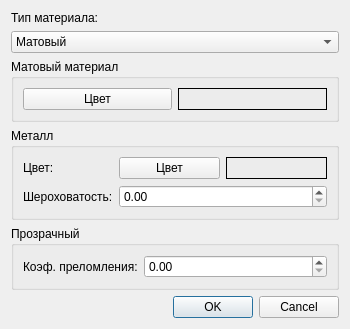
<?xml version="1.0" encoding="UTF-8"?>
<ui version="4.0">
 <class>MaterialDialog</class>
 <widget class="QDialog" name="MaterialDialog">
  <property name="windowTitle">
   <string>Создать материал</string>
  </property>
  <property name="geometry">
   <rect>
    <x>0</x>
    <y>0</y>
    <width>350</width>
    <height>180</height>
   </rect>
  </property>
  <layout class="QVBoxLayout" name="verticalLayout">
   <item>
    <widget class="QLabel" name="label">
     <property name="text">
      <string>Тип материала:</string>
     </property>
    </widget>
   </item>
   <item>
    <widget class="QComboBox" name="typeComboBox">
     <item>
      <property name="text">
       <string>Матовый</string>
      </property>
     </item>
     <item>
      <property name="text">
       <string>Металл</string>
      </property>
     </item>
     <item>
      <property name="text">
       <string>Прозрачный</string>
      </property>
     </item>
    </widget>
   </item>

   <!-- Матовый (Lambertian) -->
   <item>
    <widget class="QGroupBox" name="lambertianGroup">
     <property name="title">
      <string>Матовый материал</string>
     </property>
     <layout class="QHBoxLayout" name="lambertianLayout">
      <item>
       <widget class="QPushButton" name="lambertianColorButton">
        <property name="text">
         <string>Цвет</string>
        </property>
       </widget>
      </item>
      <item>
       <widget class="QLabel" name="lambertianColorPreview">
        <property name="minimumSize">
         <size>
          <width>30</width>
          <height>20</height>
         </size>
        </property>
        <property name="frameShape">
         <enum>QFrame::Box</enum>
        </property>
        <property name="text"/>
       </widget>
      </item>
     </layout>
    </widget>
   </item>

   <!-- Металл -->
   <item>
    <widget class="QGroupBox" name="metalGroup">
     <property name="title">
      <string>Металл</string>
     </property>
     <layout class="QFormLayout" name="metalLayout">
      <item row="0" column="0">
       <widget class="QLabel" name="label_metal_color">
        <property name="text">
         <string>Цвет:</string>
        </property>
       </widget>
      </item>
      <item row="0" column="1">
       <layout class="QHBoxLayout" name="metalColorLayout">
        <item>
         <widget class="QPushButton" name="metalColorButton">
          <property name="text">
           <string>Цвет</string>
          </property>
         </widget>
        </item>
        <item>
         <widget class="QLabel" name="metalColorPreview">
          <property name="minimumSize">
           <size>
            <width>30</width>
            <height>20</height>
           </size>
          </property>
          <property name="frameShape">
           <enum>QFrame::Box</enum>
          </property>
          <property name="text"/>
         </widget>
        </item>
       </layout>
      </item>
      <item row="1" column="0">
       <widget class="QLabel" name="label_fuzz">
        <property name="text">
         <string>Шероховатость:</string>
        </property>
       </widget>
      </item>
      <item row="1" column="1">
       <widget class="QDoubleSpinBox" name="fuzzSpinBox">
        <property name="minimum">0.00</property>
        <property name="maximum">1.00</property>
        <property name="value">0.00</property>
        <property name="singleStep">0.05</property>
       </widget>
      </item>
     </layout>
    </widget>
   </item>

   <!-- Прозрачный -->
   <item>
    <widget class="QGroupBox" name="transparentGroup">
     <property name="title">
      <string>Прозрачный</string>
     </property>
     <layout class="QFormLayout" name="transparentLayout">
      <item row="0" column="0">
       <widget class="QLabel" name="label_ior">
        <property name="text">
         <string>Коэф. преломления:</string>
        </property>
       </widget>
      </item>
      <item row="0" column="1">
       <widget class="QDoubleSpinBox" name="iorSpinBox">
        <property name="minimum">0.10</property>
        <property name="maximum">5.00</property>
        <property name="value">1.33</property>
        <property name="singleStep">0.01</property>
       </widget>
      </item>
     </layout>
    </widget>
   </item>

   <item>
    <widget class="QDialogButtonBox" name="buttonBox">
     <property name="standardButtons">
      <set>QDialogButtonBox::Cancel|QDialogButtonBox::Ok</set>
     </property>
    </widget>
   </item>
  </layout>
 </widget>
 <resources/>
 <connections>
  <connection>
   <sender>buttonBox</sender>
   <signal>accepted()</signal>
   <receiver>MaterialDialog</receiver>
   <slot>accept()</slot>
  </connection>
  <connection>
   <sender>buttonBox</sender>
   <signal>rejected()</signal>
   <receiver>MaterialDialog</receiver>
   <slot>reject()</slot>
  </connection>
 </connections>
</ui>
